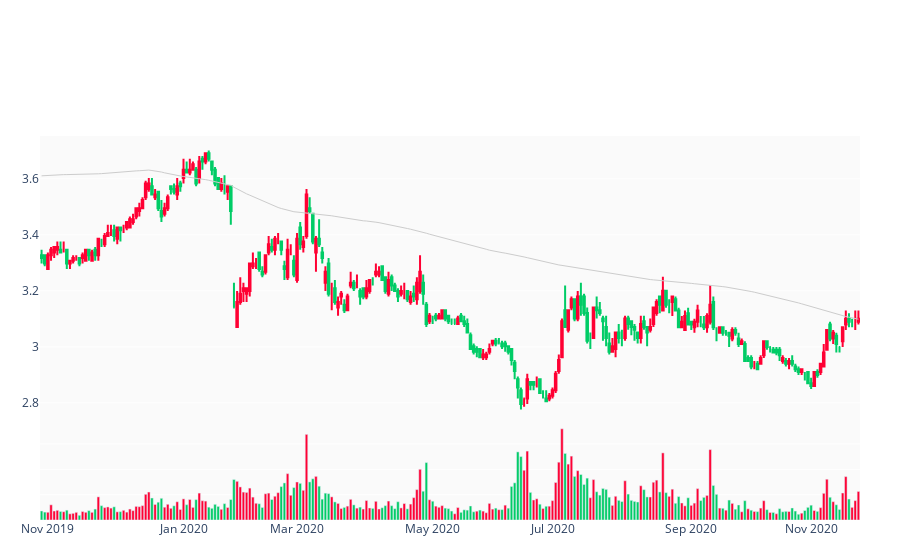

The notebook cell this image was saved under:
### Code cell
INCREASING_COLOR = '#FF0033'
DECREASING_COLOR = '#00CC66'
data = [dict(
    type = 'candlestick',
    open = df.open,
    high = df.high,
    low = df.low,
    close = df.close,
    x = df.date,
    yaxis = 'y2',
    name = 'GS',increasing = dict( line = dict( color = INCREASING_COLOR ) ),
    decreasing = dict( line = dict( color = DECREASING_COLOR ) ),)]

layout=dict()

fig = dict(data=data, layout=layout)
fig['layout'] = dict()
fig['layout']['plot_bgcolor'] = 'rgb(250, 250, 250)'
# fig['layout']['xaxis'] = {}
fig['layout']['yaxis'] = dict( domain = [0, 0.2], showticklabels = False )
fig['layout']['yaxis2'] = dict( domain = [0.2, 0.8] )
fig['layout']['legend'] = dict( orientation = 'h', y=0.9, x=0.3, yanchor='bottom' )
fig['layout']['margin'] = dict( t=40, b=40, r=40, l=40 )
fig['layout']['height'] = 600

colors = []

for i in range(len(df.close)):
    if i != 0:
        if df.close.iloc[i] >= df.close.iloc[i-1]:
            colors.append(INCREASING_COLOR)
        else:
            colors.append(DECREASING_COLOR)
    else:
        colors.append(DECREASING_COLOR)

fig['data'].append( dict( x=df.date, y=df.volume,                         
                         marker=dict( color=colors ),
                         type='bar', yaxis='y', name='Volume' ))

fig['data'].append( dict( x=df.date, y=df.sma, type='scatter', yaxis='y2', 
                         line = dict( width = 1 ),
                         marker=dict(color='#ccc'), hoverinfo='none' ))


fig = go.Figure(fig)
fig.update_xaxes(rangebreaks=[dict(values=dt_breaks)])
fig.update(layout_xaxis_rangeslider_visible=False)
fig.update_layout(showlegend=False)
fig.show()

### Figure 1 — Plotly figure (JSON) as saved in the notebook; plotly's stock layout.template omitted (floating-point values rounded to 4 significant figures; data arrays with more than 128 entries replaced by an {"elided": "..."} marker saying what was removed)
{"data": [{"close": {"elided": "260 str values"}, "decreasing": {"line": {"color": "#00CC66"}}, "high": {"elided": "260 str values"}, "increasing": {"line": {"color": "#FF0033"}}, "low": {"elided": "260 str values"}, "name": "GS", "open": {"elided": "260 str values"}, "type": "candlestick", "x": {"elided": "260 str values"}, "yaxis": "y2"}, {"marker": {"color": {"elided": "260 str values"}}, "name": "Volume", "type": "bar", "x": {"elided": "260 str values"}, "y": {"elided": "260 str values"}, "yaxis": "y"}, {"hoverinfo": "none", "line": {"width": 1}, "marker": {"color": "#ccc"}, "type": "scatter", "x": {"elided": "260 str values"}, "y": {"elided": "260 float values"}, "yaxis": "y2"}], "layout": {"autosize": true, "legend": {"orientation": "h", "x": 0.3, "y": 0.9, "yanchor": "bottom"}, "margin": {"b": 40, "l": 40, "r": 40, "t": 40}, "plot_bgcolor": "rgb(250, 250, 250)", "showlegend": false, "xaxis": {"autorange": true, "range": ["2019-10-29 12:00", "2020-11-23 12:00"], "rangebreaks": [{"values": {"elided": "131 str values"}}], "rangeslider": {"visible": false, "yaxis": {}, "yaxis2": {}}, "type": "date"}, "yaxis": {"autorange": true, "domain": [0, 0.2], "range": [0, 37890000.0], "showticklabels": false, "type": "linear"}, "yaxis2": {"autorange": true, "domain": [0.2, 0.8], "range": [2.725, 3.753], "type": "linear"}}}
